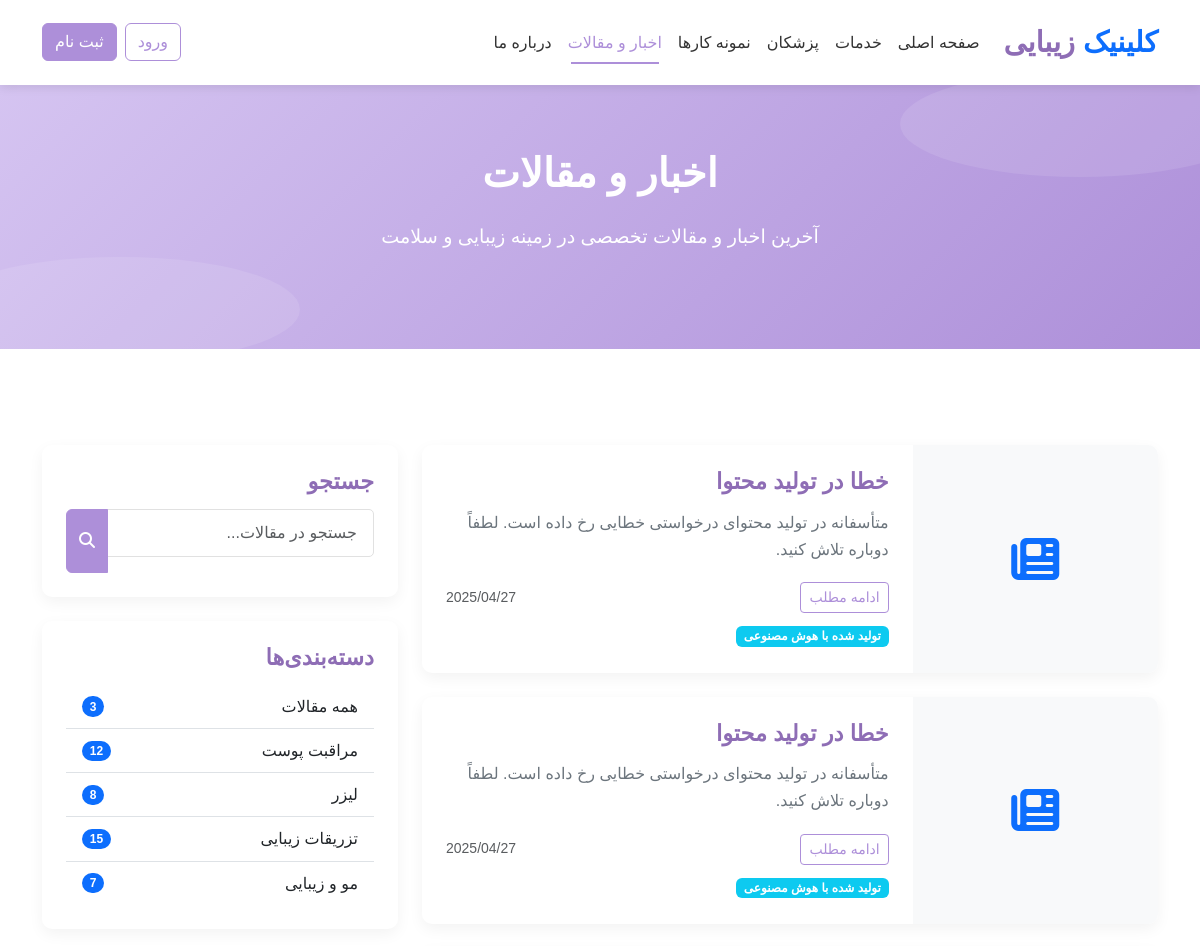
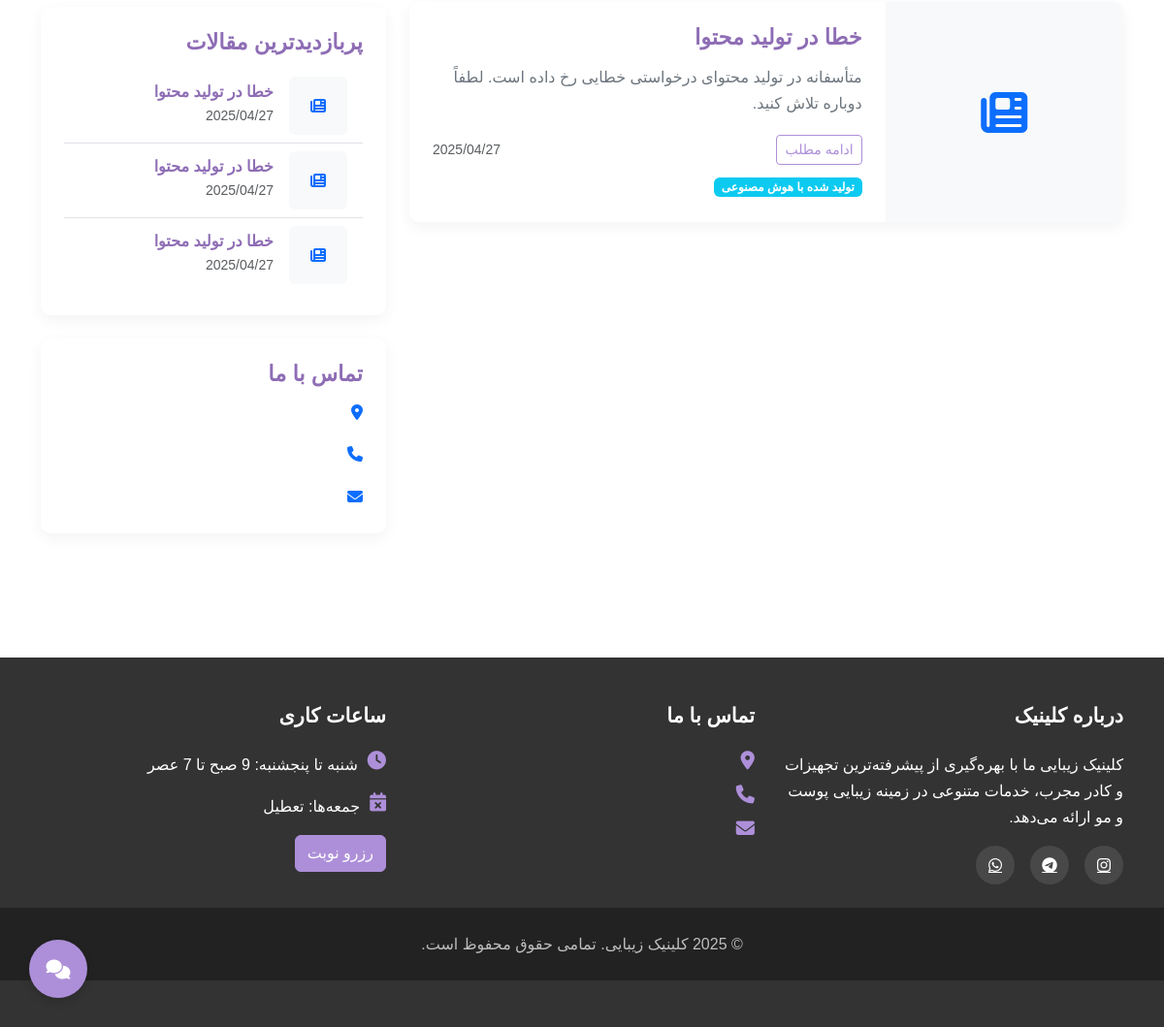
Page /news on the committed database (2 pictures, top to bottom).
### models.py (models this page shows)
class News(db.Model):
    id = db.Column(db.Integer, primary_key=True)
    title = db.Column(db.String(150), nullable=False)
    content = db.Column(db.Text, nullable=False)
    image_url = db.Column(db.String(255))
    created_at = db.Column(db.DateTime, default=datetime.utcnow)
    is_published = db.Column(db.Boolean, default=True)
    is_ai_generated = db.Column(db.Boolean, default=False)

### routes.py (the view, shortened to what this page needs)
@main.route('/news')
def news():
    all_news = News.query.filter_by(is_published=True).order_by(News.created_at.desc()).all()
    return render_template('news.html', news=all_news)

### templates/news.html (shortened to what this page needs)
{% extends "base.html" %}
{% block content %}
<section class="hero" style="padding: 4rem 0;">
    <div class="container text-center">
        <h1 data-aos="fade-up">اخبار و مقالات</h1>
        <p class="lead" data-aos="fade-up" data-aos-delay="100">آخرین اخبار و مقالات تخصصی در زمینه زیبایی و سلامت</p>
    </div>
</section>
<section class="py-5">
    <div class="container">
        <div class="row">
            <div class="col-lg-8">
                {% if news %}
                    {% for item in news %}
                    <div class="card mb-4" data-aos="fade-up" data-aos-delay="{{ loop.index * 100 % 300 }}">
                        <div class="row g-0">
                            <div class="col-md-4">
                                {% if item.image_url %}
                                <img src="{{ item.image_url }}" alt="{{ item.title }}" class="img-fluid rounded-start h-100" style="object-fit: cover;">
                                {% else %}
                                <div class="bg-light h-100 d-flex align-items-center justify-content-center">
                                    <i class="fas fa-newspaper fa-3x text-primary"></i>
                                </div>
                                {% endif %}
                            </div>
                            <div class="col-md-8">
                                <div class="card-body">
                                    <h5 class="card-title">{{ item.title }}</h5>
                                    <p class="card-text">{{ item.content|truncate(200) }}</p>
                                    <div class="d-flex justify-content-between align-items-center">
                                        <a href="{{ url_for('main.news_detail', news_id=item.id) }}" class="btn btn-outline-primary btn-sm">ادامه مطلب</a>
                                        <small class="text-muted">{{ item.created_at.strftime('%Y/%m/%d') }}</small>
                                    </div>
                                    {% if item.is_ai_generated %}
                                    <div class="mt-2">
                                        <span class="badge bg-info">تولید شده با هوش مصنوعی</span>
                                    </div>
                                    {% endif %}
                                </div>
                            </div>
                        </div>
                    </div>
                    {% endfor %}
                {% endif %}
            </div>
            <div class="col-lg-4">
                <div class="card mb-4" data-aos="fade-up">
                    <div class="card-body">
                        <h5 class="card-title">جستجو</h5>
                        <form action="{{ url_for('main.news') }}" method="get">
                            <div class="input-group">
                                <input type="text" class="form-control" name="search" placeholder="جستجو در مقالات...">
                                <button class="btn btn-primary" type="submit">
                                    <i class="fas fa-search"></i>
                                </button>
                            </div>
                        </form>
                    </div>
                </div>
                <div class="card mb-4" data-aos="fade-up" data-aos-delay="100">
                    <div class="card-body">
                        <h5 class="card-title">دسته‌بندی‌ها</h5>
                        <div class="list-group list-group-flush">
                            <a href="{{ url_for('main.news') }}" class="list-group-item list-group-item-action d-flex justify-content-between align-items-center">
                                همه مقالات
                                <span class="badge bg-primary rounded-pill">{{ news|length if news else 0 }}</span>
                            </a>
                            <a href="{{ url_for('main.news') }}?category=skin" class="list-group-item list-group-item-action d-flex justify-content-between align-items-center">
                                مراقبت پوست
                                <span class="badge bg-primary rounded-pill">12</span>
                            </a>
                            <a href="{{ url_for('main.news') }}?category=laser" class="list-group-item list-group-item-action d-flex justify-content-between align-items-center">
                                لیزر
                                <span class="badge bg-primary rounded-pill">8</span>
                            </a>
                            <a href="{{ url_for('main.news') }}?category=injection" class="list-group-item list-group-item-action d-flex justify-content-between align-items-center">
                                تزریقات زیبایی
                                <span class="badge bg-primary rounded-pill">15</span>
                            </a>
                            <a href="{{ url_for('main.news') }}?category=hair" class="list-group-item list-group-item-action d-flex justify-content-between align-items-center">
                                مو و زیبایی
                                <span class="badge bg-primary rounded-pill">7</span>
                            </a>
                        </div>
                    </div>
                </div>
                <div class="card mb-4" data-aos="fade-up" data-aos-delay="200">
                    <div class="card-body">
                        <h5 class="card-title">پربازدیدترین مقالات</h5>
                        <div class="list-group list-group-flush">
                            {% if news %}
                                {% for item in news[:3] %}
                                <a href="{{ url_for('main.news_detail', news_id=item.id) }}" class="list-group-item list-group-item-action">
                                    <div class="d-flex align-items-center">
                                        <div class="flex-shrink-0" style="width: 60px; height: 60px;">
                                            {% if item.image_url %}
                                            <img src="{{ item.image_url }}" alt="{{ item.title }}" class="img-fluid rounded" style="width: 60px; height: 60px; object-fit: cover;">
                                            {% else %}
                                            <div class="bg-light rounded d-flex align-items-center justify-content-center" style="width: 60px; height: 60px;">
                                                <i class="fas fa-newspaper text-primary"></i>
                                            </div>
                                            {% endif %}
                                        </div>
                                        <div class="flex-grow-1 ms-3">
                                            <h6 class="mb-0">{{ item.title }}</h6>
                                            <small class="text-muted">{{ item.created_at.strftime('%Y/%m/%d') }}</small>
                                        </div>
                                    </div>
                                </a>
                                {% endfor %}
                            {% else %}
                                <div class="text-center py-3">
                                    <p class="mb-0">مقاله‌ای برای نمایش وجود ندارد</p>
                                </div>
                            {% endif %}
                        </div>
                    </div>
                </div>
                <div class="card" data-aos="fade-up" data-aos-delay="300">
                    <div class="card-body">
                        <h5 class="card-title">تماس با ما</h5>
                        <div class="d-flex mb-3">
                            <div class="flex-shrink-0">
                                <i class="fas fa-map-marker-alt me-2 text-primary"></i>
                            </div>
                        </div>
                        <div class="d-flex mb-3">
                            <div class="flex-shrink-0">
                                <i class="fas fa-phone me-2 text-primary"></i>
                            </div>
                        </div>
                        <div class="d-flex">
                            <div class="flex-shrink-0">
                                <i class="fas fa-envelope me-2 text-primary"></i>
                            </div>
                        </div>
                    </div>
                </div>
            </div>
        </div>
    </div>
</section>
{% endblock %}

### templates/base.html (shortened to what this page needs)
<!DOCTYPE html>
<html lang="fa" dir="rtl">
<head>
    <link rel="stylesheet" href="https://cdn.jsdelivr.net/npm/bootstrap@5.3.2/dist/css/bootstrap.rtl.min.css">
    <link rel="stylesheet" href="https://cdnjs.cloudflare.com/ajax/libs/font-awesome/6.4.2/css/all.min.css">
    <link rel="stylesheet" href="https://cdn.jsdelivr.net/npm/persian-datepicker@1.2.0/dist/css/persian-datepicker.min.css">
    <link rel="stylesheet" href="https://cdn.jsdelivr.net/npm/aos@2.3.4/dist/aos.css">
    <link rel="stylesheet" href="{{ url_for('static', filename='css/style.css') }}">
</head>
<body>
    <nav class="navbar navbar-expand-lg navbar-light sticky-top">
        <div class="container">
            <a class="navbar-brand" href="{{ url_for('main.index') }}">
                <span class="text-primary">کلینیک</span> زیبایی
            </a>
            <div class="collapse navbar-collapse" id="navbarNav">
                <ul class="navbar-nav me-auto mb-2 mb-lg-0">
                    <li class="nav-item">
                        <a class="nav-link {% if request.endpoint == 'main.index' %}active{% endif %}"
                           href="{{ url_for('main.index') }}">صفحه اصلی</a>
                    </li>
                    <li class="nav-item">
                        <a class="nav-link {% if request.endpoint == 'main.services' %}active{% endif %}"
                           href="{{ url_for('main.services') }}">خدمات</a>
                    </li>
                    <li class="nav-item">
                        <a class="nav-link {% if request.endpoint == 'main.doctors' %}active{% endif %}"
                           href="{{ url_for('main.doctors') }}">پزشکان</a>
                    </li>
                    <li class="nav-item">
                        <a class="nav-link {% if request.endpoint == 'main.portfolio' %}active{% endif %}"
                           href="{{ url_for('main.portfolio') }}">نمونه کارها</a>
                    </li>
                    <li class="nav-item">
                        <a class="nav-link {% if request.endpoint == 'main.news' %}active{% endif %}"
                           href="{{ url_for('main.news') }}">اخبار و مقالات</a>
                    </li>
                    <li class="nav-item">
                        <a class="nav-link {% if request.endpoint == 'main.about' %}active{% endif %}"
                           href="{{ url_for('main.about') }}">درباره ما</a>
                    </li>
                </ul>
                <div class="d-flex">
                    {% if current_user.is_authenticated %}
                        <div class="dropdown">
                            <button class="btn btn-outline-primary dropdown-toggle" type="button" id="userDropdown"
                                    data-bs-toggle="dropdown" aria-expanded="false">
                                <i class="fas fa-user-circle me-1"></i> {{ current_user.username }}
                            </button>
                            <ul class="dropdown-menu dropdown-menu-end" aria-labelledby="userDropdown">
                                <li><a class="dropdown-item" href="{{ url_for('main.profile') }}">
                                    <i class="fas fa-id-card me-1"></i> پروفایل</a></li>
                                <li><a class="dropdown-item" href="{{ url_for('main.booking') }}">
                                    <i class="fas fa-calendar-plus me-1"></i> رزرو نوبت</a></li>
                                {% if current_user.is_admin() %}
                                <li><hr class="dropdown-divider"></li>
                                <li><a class="dropdown-item" href="{{ url_for('admin_bp.index') }}">
                                    <i class="fas fa-tools me-1"></i> مدیریت سایت</a></li>
                                {% endif %}
                                <li><hr class="dropdown-divider"></li>
                                <li><a class="dropdown-item" href="{{ url_for('auth.logout') }}">
                                    <i class="fas fa-sign-out-alt me-1"></i> خروج</a></li>
                            </ul>
                        </div>
                    {% else %}
                        <a href="{{ url_for('auth.login') }}" class="btn btn-outline-primary me-2">ورود</a>
                        <a href="{{ url_for('auth.register') }}" class="btn btn-primary">ثبت نام</a>
                    {% endif %}
                </div>
            </div>
        </div>
    </nav>
    {% block content %}{% endblock %}
    <footer>
        <div class="container">
            <div class="row">
                <div class="col-lg-4 mb-4">
                    <h4 class="footer-heading">درباره کلینیک</h4>
                    <p>کلینیک زیبایی ما با بهره‌گیری از پیشرفته‌ترین تجهیزات و کادر مجرب، خدمات متنوعی در زمینه زیبایی پوست و مو ارائه می‌دهد.</p>
                    <div class="social-icons">
                        <a href="https://instagram.com/{{ config.CLINIC_INSTAGRAM }}" class="social-icon" target="_blank">
                            <i class="fab fa-instagram"></i>
                        </a>
                        <a href="#" class="social-icon">
                            <i class="fab fa-telegram"></i>
                        </a>
                        <a href="#" class="social-icon">
                            <i class="fab fa-whatsapp"></i>
                        </a>
                    </div>
                </div>
                <div class="col-lg-4 mb-4">
                    <h4 class="footer-heading">تماس با ما</h4>
                    <div class="footer-contact-item">
                        <i class="fas fa-map-marker-alt footer-contact-icon"></i>
                    </div>
                    <div class="footer-contact-item">
                        <i class="fas fa-phone footer-contact-icon"></i>
                    </div>
                    <div class="footer-contact-item">
                        <i class="fas fa-envelope footer-contact-icon"></i>
                    </div>
                </div>
                <div class="col-lg-4 mb-4">
                    <h4 class="footer-heading">ساعات کاری</h4>
                    <div class="footer-contact-item">
                        <i class="fas fa-clock footer-contact-icon"></i>
                        <div>شنبه تا پنجشنبه: 9 صبح تا 7 عصر</div>
                    </div>
                    <div class="footer-contact-item">
                        <i class="fas fa-calendar-times footer-contact-icon"></i>
                        <div>جمعه‌ها: تعطیل</div>
                    </div>
                    <div class="mt-3">
                        <a href="{{ url_for('main.booking') }}" class="btn btn-primary">رزرو نوبت</a>
                    </div>
                </div>
            </div>
        </div>
        <div class="footer-bottom">
            <div class="container">
                <p>&copy; {{ now.year }} کلینیک زیبایی. تمامی حقوق محفوظ است.</p>
            </div>
        </div>
    </footer>
    <div class="chat-widget">
        <div class="chat-button">
            <i class="fas fa-comments fa-lg"></i>
        </div>
    </div>
</body>
</html>

### rows in the picture
News: title "خطا در تولید محتوا", content "متأسفانه در تولید محتوای درخواستی خطایی رخ داده است. لطفاً دوباره تلاش کنید.", created_at "2025/04/27", is_ai_generated "تولید شده با هوش مصنوعی"
News: title "خطا در تولید محتوا", content "متأسفانه در تولید محتوای درخواستی خطایی رخ داده است. لطفاً دوباره تلاش کنید.", created_at "2025/04/27", is_ai_generated "تولید شده با هوش مصنوعی"
News: title "خطا در تولید محتوا", content "متأسفانه در تولید محتوای درخواستی خطایی رخ داده است. لطفاً دوباره تلاش کنید.", created_at "2025/04/27", is_ai_generated "تولید شده با هوش مصنوعی"

### other values in the picture
{{ news|length if news else 0 }} "3"
